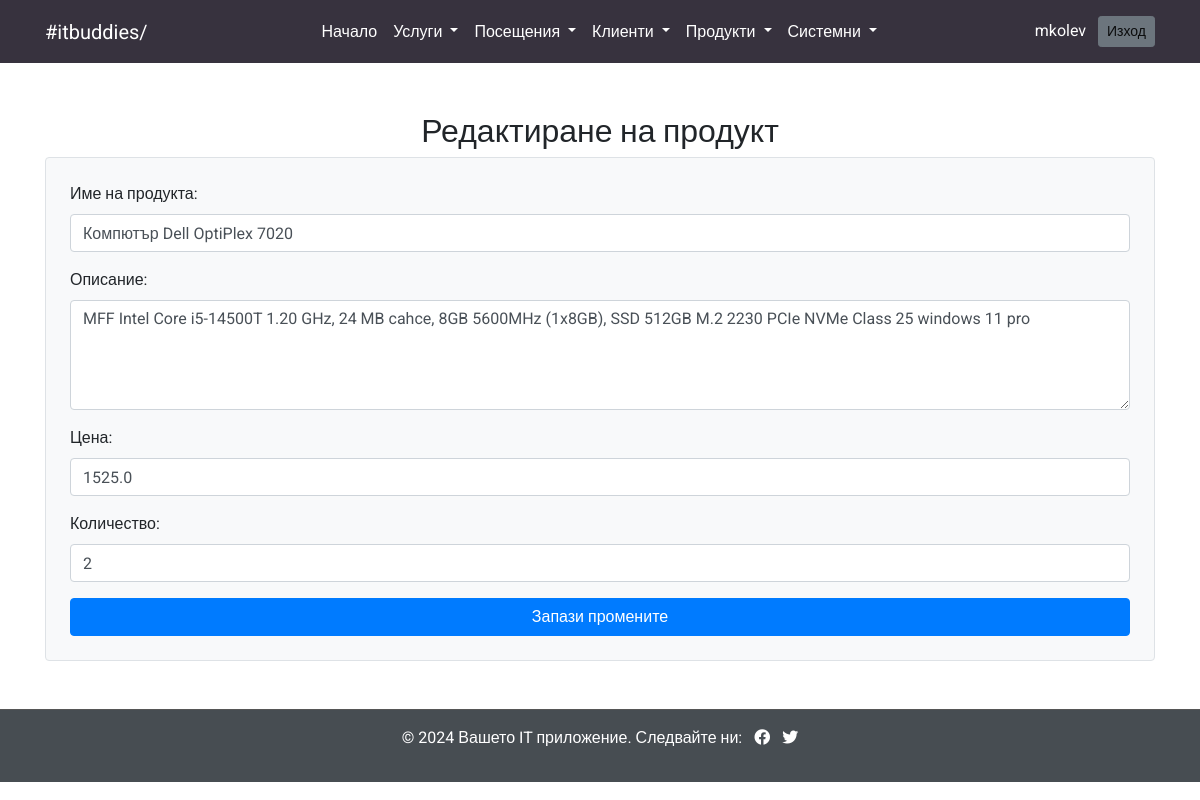
Screenshot of /products/edit/1 (signed in) with the database file from the repository.
### models.py (models this page shows, shortened)
class User(db.Model, UserMixin):
    id = db.Column(db.Integer, primary_key=True)
    username = db.Column(db.String(100), unique=True, nullable=False)
    password = db.Column(db.String(255), nullable=False)
    role = db.Column(db.String(50))  # Роля по подразбиране

class Product(db.Model):
    __tablename__ = 'products'
    id = db.Column(db.Integer, primary_key=True)
    name = db.Column(db.String(100), nullable=False)
    description = db.Column(db.Text, nullable=True)
    price = db.Column(db.Float, nullable=False)
    quantity = db.Column(db.Integer, nullable=False, default=0)
    created_at = db.Column(db.DateTime, default=db.func.current_timestamp())
    updated_at = db.Column(db.DateTime, default=db.func.current_timestamp(), onupdate=db.func.current_timestamp())

### routes/products.py (the view, shortened to what this page needs)
@products_bp.route('/edit/<int:product_id>', methods=['GET', 'POST'])
@login_required
def edit_product(product_id):
    product = Product.query.get_or_404(product_id)
    return render_template('edit_product.html', product=product)

### app.py (called while the page is built)
@login_manager.user_loader
def load_user(user_id):
    return User.query.get(int(user_id))

### templates/edit_product.html
{% include 'header.html' %}
{% include 'navbar.html' %}
<main class="container my-5">
    <h2 class="text-center">Редактиране на продукт</h2>
    <form action="{{ url_for('products.edit_product', product_id=product.id) }}" method="POST" class="bg-light p-4 border rounded">
        <div class="form-group">
            <label for="name">Име на продукта:</label>
            <input type="text" id="name" name="name" class="form-control" value="{{ product.name }}" required>
        </div>
        <div class="form-group">
            <label for="description">Описание:</label>
            <textarea id="description" name="description" class="form-control" rows="4" required>{{ product.description }}</textarea>
        </div>
        <div class="form-group">
            <label for="price">Цена:</label>
            <input type="number" id="price" name="price" class="form-control" value="{{ product.price }}" required step="0.01">
        </div>
        <div class="form-group">
            <label for="quantity">Количество:</label>
            <input type="number" id="quantity" name="quantity" class="form-control" value="{{ product.quantity }}" required min="0">
        </div>
        <button type="submit" class="btn btn-primary btn-block">Запази промените</button>
    </form>
</main>
{% include 'footer.html' %}

### templates/navbar.html (shortened to what this page needs)
<nav class="navbar navbar-expand-lg navbar-light bg-custom">
    <div class="container d-flex justify-content-between">
        <a class="navbar-brand text-white" href="#">#itbuddies/</a>
        <div class="collapse navbar-collapse justify-content-center" id="navbarNav">
            <ul class="navbar-nav">
                <li class="nav-item">
                    <a class="nav-link text-white" href="{{ url_for('index') }}">Начало</a>
                </li>
                <li class="nav-item dropdown">
                    <a class="nav-link dropdown-toggle text-white" href="#" id="servicesDropdown" role="button" data-toggle="dropdown" aria-haspopup="true" aria-expanded="false">
                        Услуги
                    </a>
                </li>
                <li class="nav-item dropdown">
                    <a class="nav-link dropdown-toggle text-white" href="#" id="visitsDropdown" role="button" data-toggle="dropdown" aria-haspopup="true" aria-expanded="false">
                        Посещения
                    </a>
                </li>
                <li class="nav-item dropdown">
                    <a class="nav-link dropdown-toggle text-white" href="#" id="clientsDropdown" role="button" data-toggle="dropdown" aria-haspopup="true" aria-expanded="false">
                        Клиенти
                    </a>
                </li>
                <li class="nav-item dropdown">
                    <a class="nav-link dropdown-toggle text-white" href="#" id="productsDropdown" role="button" data-toggle="dropdown" aria-haspopup="true" aria-expanded="false">
                        Продукти
                    </a>
                </li>
                <li class="nav-item dropdown">
                    <a class="nav-link dropdown-toggle text-white" href="#" id="systemDropdown" role="button" data-toggle="dropdown" aria-haspopup="true" aria-expanded="false">
                        Системни
                    </a>
                </li>
            </ul>
        </div>
        <span class="navbar-text text-white">
            {% if current_user.is_authenticated %}
                {{ current_user.username }}
                <a href="{{ url_for('auth.logout') }}" class="btn btn-secondary btn-sm ml-2">Изход</a>
            {% endif %}
        </span>
    </div>
</nav>

### templates/header.html (style rules this page uses)
body { font-family: "Roboto", sans-serif; }
h1, h2, h3, h4, h5, h6 { font-family: "Ubuntu", sans-serif; }
.bg-custom { background-color: #37323E; color: #ffffff; }

### rows the page displays
User: username "mkolev"
Product: name "Компютър Dell OptiPlex 7020", description "MFF Intel Core i5-14500T 1.20 GHz, 24 MB cahce, 8GB 5600MHz (1x8GB), SSD 512GB M.2 2230 PCIe NVMe Class 25 windows 11 pro", price "1525.0", quantity "2"
